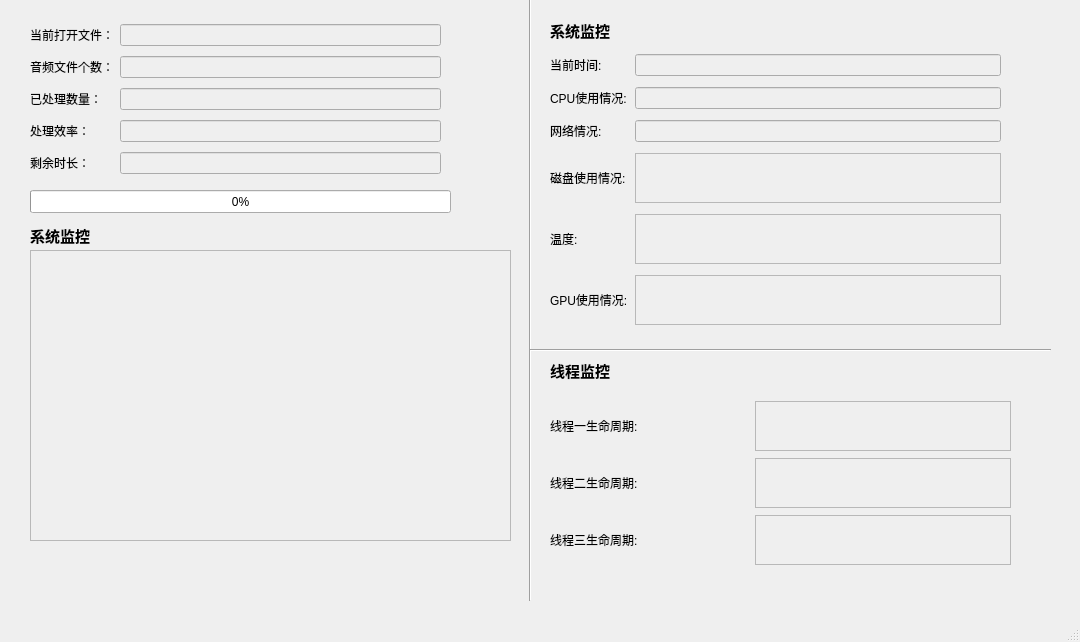
<?xml version="1.0" encoding="UTF-8"?>
<ui version="4.0">
 <class>MainWindow</class>
 <widget class="QMainWindow" name="MainWindow">
  <property name="geometry">
   <rect>
    <x>0</x>
    <y>0</y>
    <width>1080</width>
    <height>642</height>
   </rect>
  </property>
  <property name="windowTitle">
   <string>MainWindow</string>
  </property>
  <widget class="QWidget" name="centralwidget">
   <widget class="QProgressBar" name="progressBar">
    <property name="geometry">
     <rect>
      <x>30</x>
      <y>190</y>
      <width>421</width>
      <height>23</height>
     </rect>
    </property>
    <property name="value">
     <number>0</number>
    </property>
   </widget>
   <widget class="Line" name="line">
    <property name="geometry">
     <rect>
      <x>520</x>
      <y>-70</y>
      <width>20</width>
      <height>671</height>
     </rect>
    </property>
    <property name="orientation">
     <enum>Qt::Vertical</enum>
    </property>
   </widget>
   <widget class="QPlainTextEdit" name="plainTextEdit">
    <property name="enabled">
     <bool>false</bool>
    </property>
    <property name="geometry">
     <rect>
      <x>30</x>
      <y>250</y>
      <width>481</width>
      <height>291</height>
     </rect>
    </property>
   </widget>
   <widget class="Line" name="line_2">
    <property name="geometry">
     <rect>
      <x>530</x>
      <y>340</y>
      <width>521</width>
      <height>20</height>
     </rect>
    </property>
    <property name="orientation">
     <enum>Qt::Horizontal</enum>
    </property>
   </widget>
   <widget class="QLabel" name="label_13">
    <property name="geometry">
     <rect>
      <x>550</x>
      <y>10</y>
      <width>81</width>
      <height>41</height>
     </rect>
    </property>
    <property name="font">
     <font>
      <family>Adobe Devanagari</family>
      <pointsize>11</pointsize>
      <weight>75</weight>
      <bold>true</bold>
     </font>
    </property>
    <property name="text">
     <string>系统监控</string>
    </property>
   </widget>
   <widget class="QLabel" name="label_15">
    <property name="geometry">
     <rect>
      <x>550</x>
      <y>350</y>
      <width>91</width>
      <height>41</height>
     </rect>
    </property>
    <property name="font">
     <font>
      <family>Adobe Devanagari</family>
      <pointsize>11</pointsize>
      <weight>75</weight>
      <bold>true</bold>
     </font>
    </property>
    <property name="text">
     <string>线程监控</string>
    </property>
   </widget>
   <widget class="QLabel" name="label_14">
    <property name="geometry">
     <rect>
      <x>30</x>
      <y>220</y>
      <width>81</width>
      <height>31</height>
     </rect>
    </property>
    <property name="font">
     <font>
      <family>Adobe Devanagari</family>
      <pointsize>11</pointsize>
      <weight>75</weight>
      <bold>true</bold>
     </font>
    </property>
    <property name="text">
     <string>系统监控</string>
    </property>
   </widget>
   <widget class="QWidget" name="layoutWidget">
    <property name="geometry">
     <rect>
      <x>30</x>
      <y>20</y>
      <width>411</width>
      <height>161</height>
     </rect>
    </property>
    <layout class="QGridLayout" name="gridLayout">
     <item row="1" column="1">
      <widget class="QLineEdit" name="lineEdit_2">
       <property name="enabled">
        <bool>false</bool>
       </property>
      </widget>
     </item>
     <item row="4" column="0">
      <widget class="QLabel" name="label_5">
       <property name="text">
        <string>剩余时长：</string>
       </property>
      </widget>
     </item>
     <item row="4" column="1">
      <widget class="QLineEdit" name="lineEdit_5">
       <property name="enabled">
        <bool>false</bool>
       </property>
      </widget>
     </item>
     <item row="1" column="0">
      <widget class="QLabel" name="label_2">
       <property name="text">
        <string>音频文件个数：</string>
       </property>
      </widget>
     </item>
     <item row="3" column="0">
      <widget class="QLabel" name="label_4">
       <property name="text">
        <string>处理效率：</string>
       </property>
      </widget>
     </item>
     <item row="2" column="1">
      <widget class="QLineEdit" name="lineEdit_3">
       <property name="enabled">
        <bool>false</bool>
       </property>
      </widget>
     </item>
     <item row="3" column="1">
      <widget class="QLineEdit" name="lineEdit_4">
       <property name="enabled">
        <bool>false</bool>
       </property>
      </widget>
     </item>
     <item row="0" column="1">
      <widget class="QLineEdit" name="lineEdit">
       <property name="enabled">
        <bool>false</bool>
       </property>
      </widget>
     </item>
     <item row="2" column="0">
      <widget class="QLabel" name="label_3">
       <property name="text">
        <string>已处理数量：</string>
       </property>
      </widget>
     </item>
     <item row="0" column="0">
      <widget class="QLabel" name="label">
       <property name="text">
        <string>当前打开文件：</string>
       </property>
      </widget>
     </item>
    </layout>
   </widget>
   <widget class="QWidget" name="layoutWidget">
    <property name="geometry">
     <rect>
      <x>550</x>
      <y>50</y>
      <width>451</width>
      <height>280</height>
     </rect>
    </property>
    <layout class="QGridLayout" name="gridLayout_2">
     <property name="sizeConstraint">
      <enum>QLayout::SetDefaultConstraint</enum>
     </property>
     <property name="spacing">
      <number>7</number>
     </property>
     <item row="5" column="1">
      <widget class="QTextEdit" name="textEdit_2">
       <property name="enabled">
        <bool>false</bool>
       </property>
       <property name="sizePolicy">
        <sizepolicy hsizetype="Maximum" vsizetype="Maximum">
         <horstretch>0</horstretch>
         <verstretch>0</verstretch>
        </sizepolicy>
       </property>
       <property name="maximumSize">
        <size>
         <width>500</width>
         <height>50</height>
        </size>
       </property>
      </widget>
     </item>
     <item row="4" column="0">
      <widget class="QLabel" name="label_8">
       <property name="text">
        <string>磁盘使用情况:</string>
       </property>
      </widget>
     </item>
     <item row="1" column="0">
      <widget class="QLabel" name="label_6">
       <property name="text">
        <string>CPU使用情况:</string>
       </property>
      </widget>
     </item>
     <item row="3" column="0">
      <widget class="QLabel" name="label_9">
       <property name="text">
        <string>网络情况:</string>
       </property>
      </widget>
     </item>
     <item row="1" column="1">
      <widget class="QLineEdit" name="lineEdit_6">
       <property name="enabled">
        <bool>false</bool>
       </property>
      </widget>
     </item>
     <item row="6" column="0">
      <widget class="QLabel" name="label_7">
       <property name="text">
        <string>GPU使用情况:</string>
       </property>
      </widget>
     </item>
     <item row="3" column="1">
      <widget class="QLineEdit" name="lineEdit_9">
       <property name="enabled">
        <bool>false</bool>
       </property>
      </widget>
     </item>
     <item row="5" column="0">
      <widget class="QLabel" name="label_16">
       <property name="text">
        <string>温度:</string>
       </property>
      </widget>
     </item>
     <item row="0" column="0">
      <widget class="QLabel" name="label_17">
       <property name="text">
        <string>当前时间:</string>
       </property>
      </widget>
     </item>
     <item row="0" column="1">
      <widget class="QLineEdit" name="lineEdit_11">
       <property name="enabled">
        <bool>false</bool>
       </property>
      </widget>
     </item>
     <item row="6" column="1">
      <widget class="QTextEdit" name="textEdit">
       <property name="enabled">
        <bool>false</bool>
       </property>
       <property name="sizePolicy">
        <sizepolicy hsizetype="Maximum" vsizetype="Maximum">
         <horstretch>0</horstretch>
         <verstretch>0</verstretch>
        </sizepolicy>
       </property>
       <property name="maximumSize">
        <size>
         <width>500</width>
         <height>50</height>
        </size>
       </property>
      </widget>
     </item>
     <item row="4" column="1">
      <widget class="QTextEdit" name="textEdit_3">
       <property name="enabled">
        <bool>false</bool>
       </property>
       <property name="sizePolicy">
        <sizepolicy hsizetype="Maximum" vsizetype="Maximum">
         <horstretch>0</horstretch>
         <verstretch>0</verstretch>
        </sizepolicy>
       </property>
       <property name="maximumSize">
        <size>
         <width>500</width>
         <height>50</height>
        </size>
       </property>
      </widget>
     </item>
    </layout>
   </widget>
   <widget class="QWidget" name="layoutWidget">
    <property name="geometry">
     <rect>
      <x>550</x>
      <y>400</y>
      <width>461</width>
      <height>166</height>
     </rect>
    </property>
    <layout class="QGridLayout" name="gridLayout_3">
     <item row="2" column="0">
      <widget class="QLabel" name="label_12">
       <property name="text">
        <string>线程三生命周期:</string>
       </property>
      </widget>
     </item>
     <item row="0" column="0">
      <widget class="QLabel" name="label_10">
       <property name="text">
        <string>线程一生命周期:</string>
       </property>
      </widget>
     </item>
     <item row="1" column="0">
      <widget class="QLabel" name="label_11">
       <property name="text">
        <string>线程二生命周期:</string>
       </property>
      </widget>
     </item>
     <item row="0" column="1">
      <widget class="QTextEdit" name="textEdit_4">
       <property name="enabled">
        <bool>false</bool>
       </property>
       <property name="sizePolicy">
        <sizepolicy hsizetype="Maximum" vsizetype="Maximum">
         <horstretch>0</horstretch>
         <verstretch>0</verstretch>
        </sizepolicy>
       </property>
       <property name="maximumSize">
        <size>
         <width>500</width>
         <height>50</height>
        </size>
       </property>
      </widget>
     </item>
     <item row="1" column="1">
      <widget class="QTextEdit" name="textEdit_5">
       <property name="enabled">
        <bool>false</bool>
       </property>
       <property name="sizePolicy">
        <sizepolicy hsizetype="Maximum" vsizetype="Maximum">
         <horstretch>0</horstretch>
         <verstretch>0</verstretch>
        </sizepolicy>
       </property>
       <property name="maximumSize">
        <size>
         <width>500</width>
         <height>50</height>
        </size>
       </property>
      </widget>
     </item>
     <item row="2" column="1">
      <widget class="QTextEdit" name="textEdit_6">
       <property name="enabled">
        <bool>false</bool>
       </property>
       <property name="sizePolicy">
        <sizepolicy hsizetype="Maximum" vsizetype="Maximum">
         <horstretch>0</horstretch>
         <verstretch>0</verstretch>
        </sizepolicy>
       </property>
       <property name="maximumSize">
        <size>
         <width>500</width>
         <height>50</height>
        </size>
       </property>
      </widget>
     </item>
    </layout>
   </widget>
  </widget>
  <widget class="QMenuBar" name="menubar">
   <property name="geometry">
    <rect>
     <x>0</x>
     <y>0</y>
     <width>1080</width>
     <height>26</height>
    </rect>
   </property>
  </widget>
  <widget class="QStatusBar" name="statusbar"/>
 </widget>
 <resources/>
 <connections/>
</ui>
